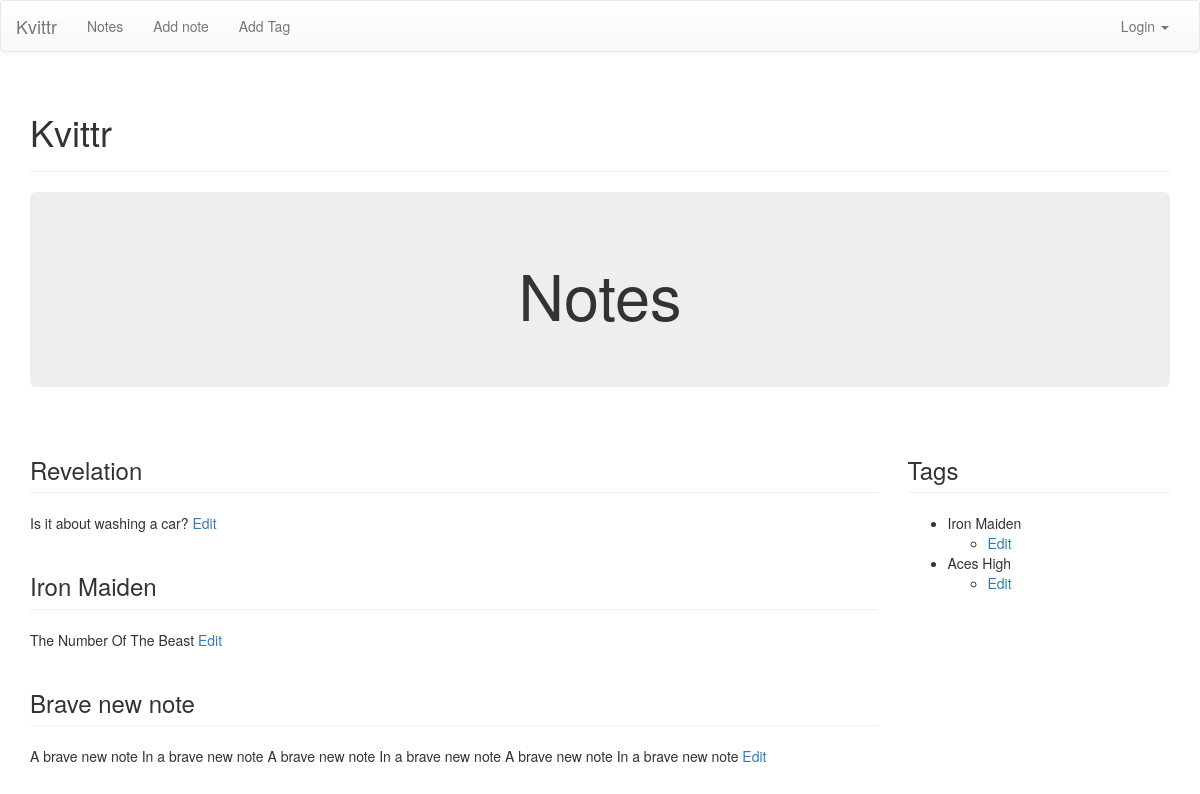
The app's page /notes/ with its own data.
### notes/models.py (models this page shows, shortened)
class Note(models.Model):
	label = models.CharField(max_length = 30)
	body = models.TextField()
	timestamp = models.DateTimeField(auto_now_add=True)
	tags = models.ManyToManyField('Tag', related_name='notes')

class Tag(models.Model):
	label = models.CharField(max_length = 30)
	slug = models.SlugField(max_length=30)
	def __unicode__(self):
		return self.label

### notes/views.py (the view)
def index_view(request):
	notes = Note.objects.all().order_by('-timestamp')
	tags = Tag.objects.all()
	context = {
		'notes': notes,
		'tags': tags
		}
	return render (request, 'notes/index.html', context)

### templates/notes/index.html
{% extends 'base.html' %}
{% block pagecontent %}
<div class="jumbotron">
	<h1 align="center">Notes</h1>
</div>
<div class="row">
	<div class="col-sm-9">
		{% if notes %}
			{% for note in notes %}
				<h3 class="page-header">{{note.label}}</h3>
				{{note.body}}
				<a href="{% url 'notes:addnote' %}?id={{note.id}}">Edit</a>
			{% endfor%}
		{% else %}
			<div class="alert alert-warning" align="center">
				<h3>No notes yet</h3>
			</div>
		{% endif%}
	</div>
	<div class="col-sm-3">
		<h3 class="page-header">Tags</h3>
		<ul>
			{% if tags %}
				{% for tag in tags %}
					<li>
						{{tag}}
						<ul>
							<li>
								<a href="{% url 'notes:addtag' %}?id={{tag.id}}">Edit</a>
							</li>
						</ul>
					</li>
				{% endfor %}
			{% else %}
				<div class="alert alert-warning">No tags yet</div>
			{% endif %}
		</ul>
	</div>
</div>
{% endblock pagecontent %}

### records on screen
Note: label "Revelation", body "Is it about washing a car?"
Note: label "Iron Maiden", body "The Number Of The Beast"
Note: label "Brave new note", body "A brave new note In a brave new note A brave new note In a brave new note A brave new note In a brave new note"
Tag: label "Iron Maiden"
Tag: label "Aces High"
